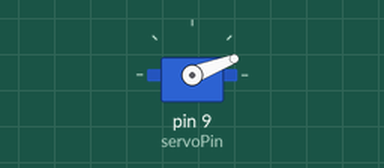
Simulated run of this sketch. Board: Arduino Uno, built with avr-gcc and run on an emulated ATmega328P. Shown: servo.

Above: at 0.05 s.
At 0.4 s:
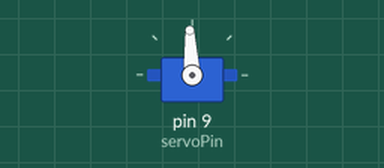
At 0.75 s:
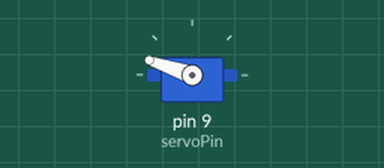
At 1.45 s:
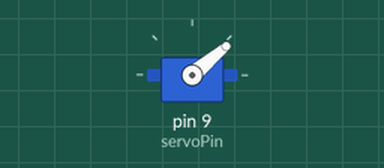
Timing chart, 0 to 3.6 s (numbered marks = the images above):
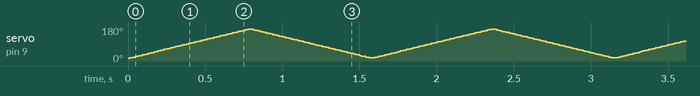

The sketch:

loopingServo.ino
```cpp
#include <Servo.h>  //inlcude the servo library
int servoPin = 9;   //tell the arduino that the servo is hooked to digital pin 9
int servoAngle = 0;
int maxDeg = 170;   //the maximum angle is 170 degrees for my servo
int minDeg = 15;    //the minimum angle is 15 degrees for my servo
int servoDelay = 10; //delay for 12 microseconds

Servo sg90;   //the name of the servo is sg90

void setup() {
  pinMode(servoPin, OUTPUT);  //servoPin is an OUTPUT
  sg90.attach(servoPin);    //attach the sg90 to servoPin

}

void loop() {
  for(servoAngle = minDeg; servoAngle <= maxDeg; servoAngle = servoAngle +2){
    sg90.write(servoAngle);
    delay(servoDelay);
    }

  for(servoAngle = maxDeg; servoAngle >= minDeg; servoAngle = servoAngle -2){
    sg90.write(servoAngle);
    delay(servoDelay);
    }
}
```
